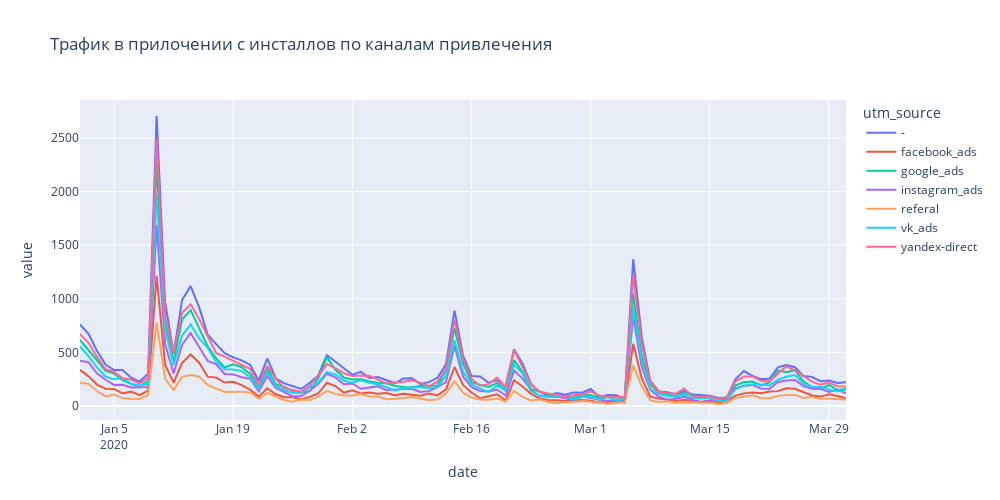

Source (notebook cell):
### Markdown cell above
Рассмотрим динамику установки приложения в разрезе каналов привлечения пользователей.

### Code cell
# сводим данные о количестве пользователей в разрезе даты установки приложения и каналах привлечения
source_data = data_df[data_df['event'] == 'app_install'].sort_values(
    'date'
    ).drop_duplicates(
        'device_id'
        ).groupby(
            ['date', 'utm_source']
            ).size()
# формируем DataFrame из полученных данных
source_table = source_data.unstack(level='utm_source')

# создаем график с количеством установок приложения пользователями по дням и по каналам привлечения
fig = px.line(
    data_frame=source_table,
    height=500,
    width=1000,
   title='Трафик в прилочении с инсталлов по каналам привлечения'
)

fig.show()
